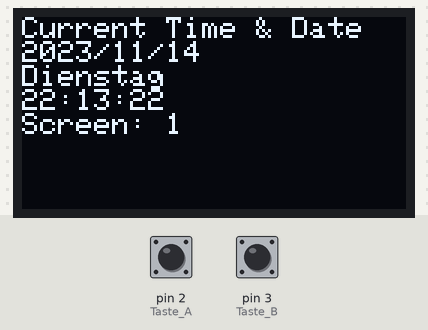
The program below on a simulated Arduino Uno, built with avr-gcc and run on an emulated ATmega328P. Parts: 128×64 one-colour display. Inputs (shaded band) come from the test bench; at power-on: pin 2 (Taste_A) HIGH, pin 3 (Taste_B) HIGH. The display library's start-up logo is not drawn; the local clock reads 2024-03-15 10:24:30 at power-on unless the program sets it; what the program prints to the serial monitor is not drawn.

Above: at 6.2 s.
6.3 s: pin 2 (Taste_A) pulled LOW for 0.15 s
At 7.8 s:
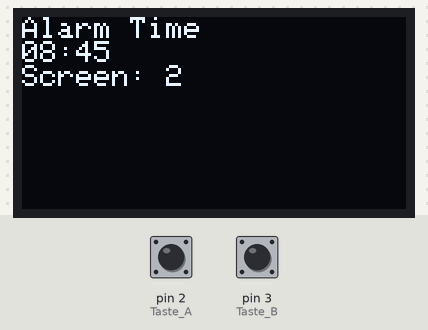
8.2 s: pin 3 (Taste_B) pulled LOW for 0.15 s
At 9.9 s:
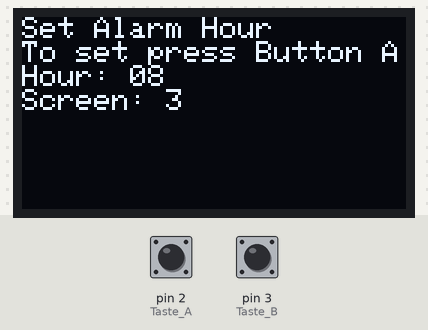
11.3 s: pin 3 (Taste_B) pulled LOW for 0.15 s
At 12.4 s:
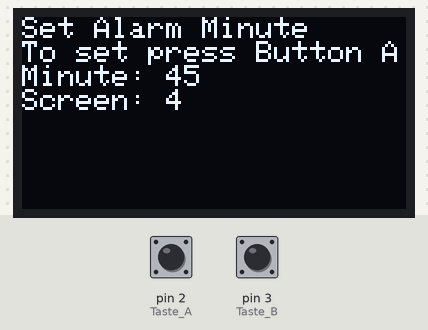
14.4 s: pin 2 (Taste_A) pulled LOW for 0.15 s
Timing chart, 0 to 17.4 s (numbered marks = the images above; inputs shaded):
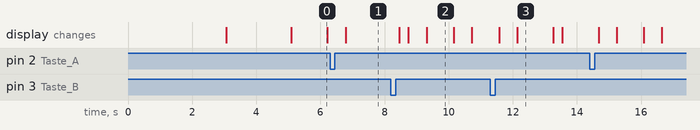

Measured:
- after the input at 6.3 s, the display: changes after 0.48 s (image 1)
- after the input at 8.2 s, the display: changes after 0.26 s (image 2)
- after the input at 11.3 s, the display: first changes after 0.27 s (image 3 shows a later state)
- what the display in image 2 shows lasts 0.9 s, from 9.3 s to 10.2 s
- what the display in image 3 shows lasts 1.2 s, from 12.1 s to 13.3 s

The program:

main.cpp
```cpp
#include <Arduino.h>
#include <RTClib.h>
#include <OneButton.h>
#include <SPI.h>
#include <Wire.h>
#include <Adafruit_SSD1306.h>
#include <Adafruit_GFX.h>

RTC_DS3231 rtc;
char daysOfTheWeek[7][12] = {"Sonntag", "Montag", "Dienstag", "Mittwoch", "Donnerstag", "Freitag", "Samstag"};

#define Taste_A 2
#define Taste_B 3

#define SCREEN_WIDTH 128 // OLED display width, in pixels
#define SCREEN_HEIGHT 64 // OLED display height, in pixels
// Declaration for an SSD1306 display connected to I2C (SDA, SCL pins)
#define OLED_RESET     4 // Reset pin # (or -1 if sharing Arduino reset pin)
Adafruit_SSD1306 display(SCREEN_WIDTH, SCREEN_HEIGHT, &Wire, OLED_RESET);

unsigned long laufzeit = 0;
byte screen_number = 1;

byte alarm_hour = 8;
byte alarm_minute = 45;
boolean alarm_active = false;


OneButton buttonA(Taste_A, true);
OneButton buttonB(Taste_B, true);

void clickeditA() {
  switch (screen_number) {
    case 1:
      screen_number = 2;
      break;
    case 2:
      screen_number = 1;
      break;
    case 3:
      alarm_hour++;
      if (alarm_hour > 23) alarm_hour = 0;
      break;
    case 4:
      alarm_minute++;
      if (alarm_minute > 59) alarm_minute = 0;
      break;
  }
}

void clickeditB() {
  if (screen_number >= 2) screen_number++;
  if (screen_number > 4) screen_number = 2;
}

void setup() {
  pinMode(Taste_A, INPUT_PULLUP); //Button A
  pinMode(Taste_B, INPUT_PULLUP); //Button B

  buttonA.attachClick(clickeditA);
  buttonB.attachClick(clickeditB);

  Serial.begin(9600);
  delay(3000); // wait for console opening

  if (! rtc.begin()) {
    Serial.println("Could not find RTC");
    while (1);
  }

  Serial.println("RTC found and connected!");

  if (! rtc.lostPower()) {
    rtc.adjust(DateTime(F(__DATE__), F(__TIME__)));
    Serial.println("RTC time and date set!");
  }

  if(!display.begin(SSD1306_SWITCHCAPVCC, 0x3C)) {
    Serial.println(F("SSD1306 allocation failed"));
    for(;;); // Don't proceed, loop forever
  }

  // Show initial display buffer contents on the screen --
  // the library initializes this with an Adafruit splash screen.
  display.display();
  delay(2000); // Pause for 2 seconds

  // Clear the buffer
  display.clearDisplay();
  display.setTextSize(1);             // Normal 1:1 pixel scale
  display.setTextColor(SSD1306_WHITE);
}

void loop() {
  buttonA.tick();
  buttonB.tick();
  // put your main code here, to run repeatedly:
  DateTime now = rtc.now();
  display.clearDisplay();
  display.setCursor(0,0);

  switch (screen_number) {
    case 1:
      display.println("Current Time & Date");
      display.print(now.year(), DEC);
      display.print('/');
      display.print(now.month(), DEC);
      display.print('/');
      display.println(now.day(), DEC);
      display.println(daysOfTheWeek[now.dayOfTheWeek()]);
      if (now.hour()<10) display.print("0");
      display.print(now.hour(), DEC);
      display.print(':');
      if (now.minute()<10) display.print("0");
      display.print(now.minute(), DEC);
      display.print(':');
      if (now.second()<10) display.print("0");
      display.print(now.second(), DEC);
      display.println();
      break;
    case 2:
      display.println("Alarm Time");
      if (alarm_hour<10) display.print("0");
      display.print(alarm_hour, DEC);
      display.print(':');
      if (alarm_minute<10) display.print("0");
      display.println(alarm_minute, DEC);
      break;
    case 3:
      display.println("Set Alarm Hour");
      display.println("To set press Button A");
      display.print("Hour: ");
      if (millis() % 1500 < 1000) {
        if (alarm_hour<10) display.print("0");
        display.println(alarm_hour);
      } else display.println("__");
      break;
    case 4:
      display.println("Set Alarm Minute");
      display.println("To set press Button A");
      display.print("Minute: ");
      if (millis() % 1500 < 1000) {
        if (alarm_minute<10) display.print("0");
        display.println(alarm_minute);
      } else display.println("__");
      break;
  }

  display.print("Screen: ");
  display.println(screen_number);

  if (millis() - 250 > laufzeit) {
    display.display();
    laufzeit = millis();
  }
}
```
